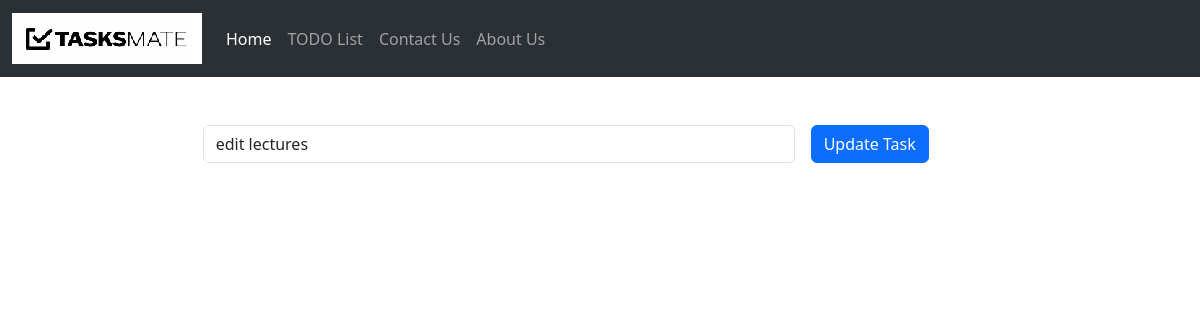
/todolist/edit/2, run on an earlier commit of the app's database.
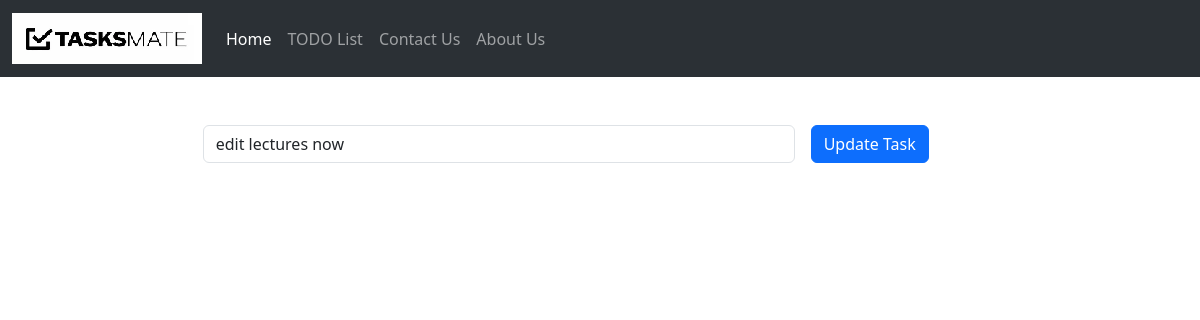
And on a later commit of the database.
### todolist_app/models.py (models this page shows, shortened)
class TodoList(models.Model):
    task = models.CharField(max_length=300)
    done = models.BooleanField(default=False)

### todolist_app/views.py (the view)
# urls.py: path('edit/<task_id>', views.edit_task, name='edit_task'),
def edit_task(request, task_id):
    if request.method == 'POST':
        task = TodoList.objects.get(pk=task_id)
        form  = TodoForm(request.POST or None, instance= task)
        if form.is_valid():
            form.save()
        messages.success(request, ("Task Edited!"))
        return redirect('todolist')
    else:
        task_obj = TodoList.objects.get(pk=task_id)
        return render(request, 'edit.html', { 'task_obj': task_obj } )

### todolist_app/templates/edit.html (shortened to what this page needs)
{% extends 'base.html' %}
{% block content %}
<br>
<br>
<form method='POST'>
        <div class = 'row g-3'>
            <div  class="col-sm-2"><label> </label></div>
            <div  class="col-sm-6"><input type="text" class="form-control" name ='task' placeholder="{{ task_obj.task }}" value="{{ task_obj.task }}"></div>
            <div  class="col-sm-2"><button type="submit" class="btn btn-primary">Update Task</button></div>
        </div>
    </form>
{% endblock content %}

What changed in the data, as far as the page shows it:
changed TodoList: task "edit lectures" → "edit lectures now"
